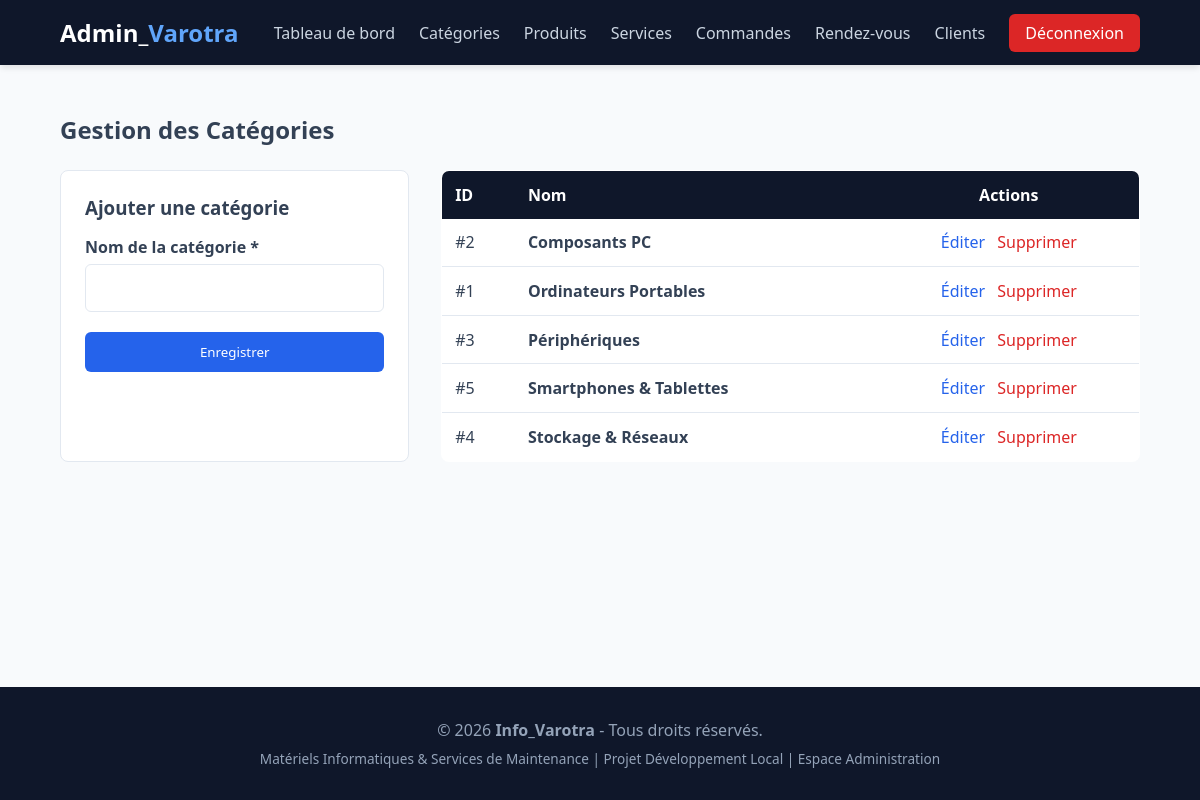
Page /admin/categories.php (signed in) on the committed database.
### tables this page shows
CREATE TABLE `categorie` (
  `id_categorie` int NOT NULL,
  `nom_categorie` varchar(100) NOT NULL,
  `description` text
);

### admin/categories.php (the view, shortened to what this page needs)
<?php
require_once '../config/database.php';
$cat_edit = null;
$categories = $pdo->query("SELECT * FROM categorie ORDER BY nom_categorie ASC")->fetchAll();
require_once __DIR__ . '/includes/header.php';
?>
<!DOCTYPE html>
<html lang="fr">
<head>
    <link rel="stylesheet" href="/Info_Varotra/assets/css/style.css">
</head>
<body>
<main class="container">
    <h2>Gestion des Catégories</h2>
    <div style="display: grid; grid-template-columns: 1fr 2fr; gap: 2rem; margin-top: 1.5rem;">
        <div style="background: white; padding: 1.5rem; border-radius: 8px; border: 1px solid var(--border-color);">
            <h3><?= $cat_edit ? 'Modifier la catégorie' : 'Ajouter une catégorie' ?></h3>
            <form action="categories.php" method="POST" style="margin-top: 1rem;">
                <div class="form-group">
                    <label for="nom_categorie">Nom de la catégorie *</label>
                    <input type="text" id="nom_categorie" name="nom_categorie" value="<?= htmlspecialchars($cat_edit['nom_categorie'] ?? '') ?>" required>
                </div>
                <button type="submit" class="btn-primary" style="width: 100%; border: none; padding: 0.7rem; cursor: pointer;">
                    <?= $cat_edit ? 'Mettre à jour' : 'Enregistrer' ?>
                </button>
            </form>
        </div>
        <div>
            <table style="width: 100%; border-collapse: collapse; background: white; border-radius: 8px; overflow: hidden; border: 1px solid var(--border-color);">
                <thead>
                    <tr style="background: var(--primary); color: white; text-align: left;">
                        <th style="padding: 0.8rem;">ID</th>
                        <th style="padding: 0.8rem;">Nom</th>
                        <th style="padding: 0.8rem; text-align: center;">Actions</th>
                    </tr>
                </thead>
                <tbody>
                    <?php foreach ($categories as $cat): ?>
                        <tr style="border-bottom: 1px solid var(--border-color);">
                            <td style="padding: 0.8rem;">#<?= $cat['id_categorie'] ?></td>
                            <td style="padding: 0.8rem; font-weight: 600;"><?= htmlspecialchars($cat['nom_categorie']) ?></td>
                            <td style="padding: 0.8rem; text-align: center;">
                                <a href="categories.php?action=edit&id=<?= $cat['id_categorie'] ?>" style="color: #2563eb; text-decoration: none; margin-right: 0.5rem;">Éditer</a>
                                <a href="categories.php?action=delete&id=<?= $cat['id_categorie'] ?>" onclick="return confirm('Supprimer cette catégorie ?');" style="color: #dc2626; text-decoration: none;">Supprimer</a>
                            </td>
                        </tr>
                    <?php endforeach; ?>
                </tbody>
            </table>
        </div>
    </div>
</main>
<?php require_once __DIR__ . '/includes/footer.php';?>

### assets/css/style.css (style rules this page uses)
:root { --primary: #0f172a; --accent: #2563eb; --accent-hover: #1d4ed8; --bg-light: #f8fafc; --card-bg: #ffffff; --text-color: #334155; --border-color: #e2e8f0; --success: #16a34a; }
* { margin: 0; padding: 0; box-sizing: border-box; font-family: 'Segoe UI', Tahoma, Geneva, Verdana, sans-serif; }
body { background-color: var(--bg-light); color: var(--text-color); display: flex; flex-direction: column; min-height: 100vh; overflow-x: hidden; }
.btn-primary { background-color: var(--accent); color: white !important; padding: 0.5rem 1rem; border-radius: 6px; transition: background-color 0.2s; }
.container { width: 90%; max-width: 1200px; margin: 3rem auto; word-wrap: break-word; overflow-wrap: break-word; }
.form-group { margin-bottom: 1.2rem; }
.form-group label { display: block; font-weight: 600; margin-bottom: 0.4rem; color: var(--text-color); }
.form-group input, .form-group textarea { width: 100%; padding: 0.75rem; border: 1px solid var(--border-color); border-radius: 6px; font-size: 1rem; transition: border-color 0.2s; }

### rows in the picture
categorie: id_categorie "2", nom_categorie "Composants PC"
categorie: id_categorie "1", nom_categorie "Ordinateurs Portables"
categorie: id_categorie "3", nom_categorie "Périphériques"
categorie: id_categorie "5", nom_categorie "Smartphones & Tablettes"
categorie: id_categorie "4", nom_categorie "Stockage & Réseaux"
